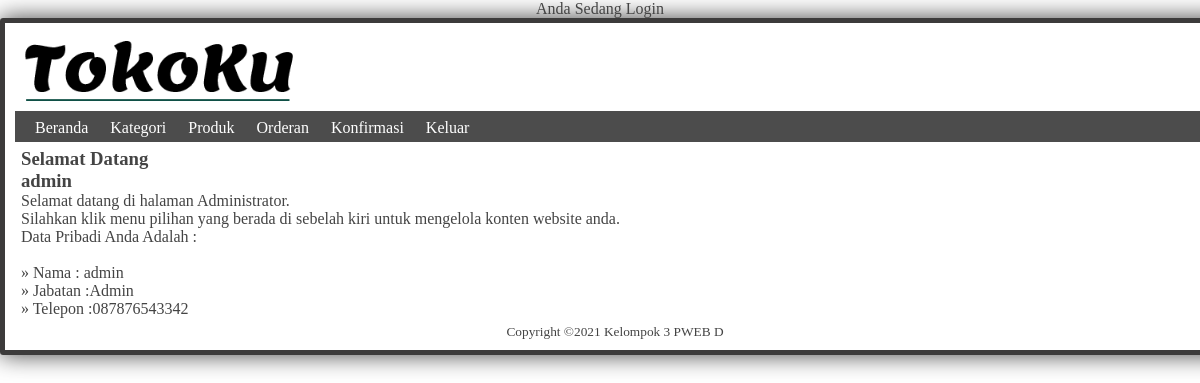
Page /admin/index.php (signed in) on the committed database.
### tables this page shows
CREATE TABLE `admin_web` (
  `id_admin` int(3) NOT NULL,
  `username` varchar(15) NOT NULL,
  `password` varchar(50) NOT NULL,
  `nama` varchar(25) NOT NULL,
  `telepon` varchar(12) NOT NULL,
  `jabatan` varchar(10) NOT NULL
);

### admin/index.php (the view, shortened to what this page needs)
<?php
include "header-admin.php";
echo"<div id='bgkonten'>";
$sql = "SELECT * FROM admin_web where username='".$_SESSION['admin_username']."'";
    $result = mysqli_query($GLOBALS["___mysqli_ston"], $sql);
 while ($row = mysqli_fetch_array($result))
        {
            echo'<p><h3>Selamat Datang </h3></p>';
            echo"<p><h3>".$row['nama']."</h3> Selamat datang di halaman Administrator.</p>";
            echo'<p>Silahkan klik menu pilihan yang berada di sebelah kiri untuk mengelola konten website anda.</p>';
            echo'<p>Data Pribadi Anda Adalah : </p><br>';
            echo"<p>&raquo; Nama : ".$row['nama']."</p>";
            echo"<p>&raquo; Jabatan :".$row['jabatan']."</p>";
            echo"<p>&raquo; Telepon :".$row['telepon']."</p>";
}
echo"</div>";
?>
<?php
include"footer.php";
?>

### admin/style_admin.css (style rules this page uses)
* { padding:0px; margin:0px; }
body { background: #fff; font-family:Bizon; font-size:0.9 em; color:#444; }
#bgkonten { padding:6px; height:auto; width:auto; text-align: left; }

### rows in the picture
admin_web: nama "admin", jabatan "Admin", telepon "087876543342"
